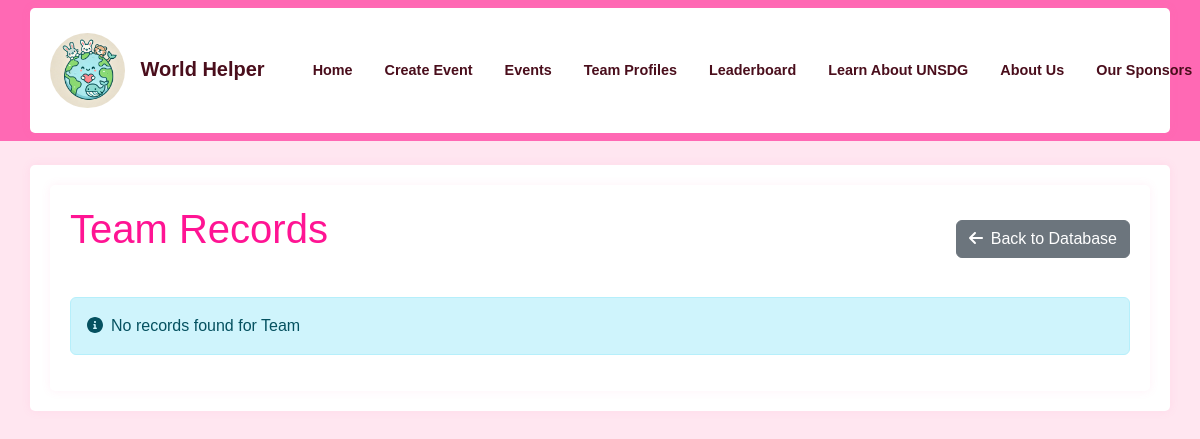
The page /database/Team on the database as committed earlier.
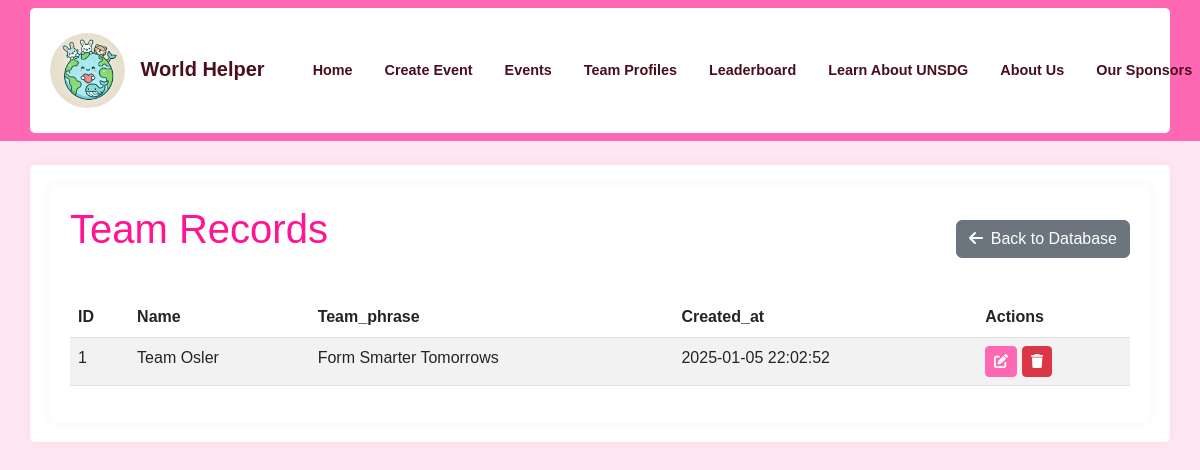
The same page on the database as committed later.
### app/models.py (models this page shows)
class Team(db.Model):
    id = db.Column(db.Integer, primary_key=True)
    team_phrase = db.Column(db.String(100), nullable=False)
    name = db.Column(db.String(64), nullable=False)
    members = db.relationship('TeamMember', backref='team', lazy='dynamic',
                            cascade='all, delete-orphan')
    events = db.relationship('Event', backref='team', lazy='dynamic',
                           cascade='all, delete-orphan')
    bingo_card = db.relationship('BingoCard', backref='team', uselist=False,
                                cascade='all, delete-orphan')
    created_at = db.Column(db.DateTime, default=datetime.utcnow)
    def to_dict(self):
        return {
            'id': self.id,
            'name': self.name,
            'team_phrase': self.team_phrase,
            'created_at': self.created_at.strftime('%Y-%m-%d %H:%M:%S') if self.created_at else None
        }

### app/admin/routes.py (the view)
@bp.route('/database/<model_name>')
def view_model(model_name):
    models = {
        'Team': Team,
        'Event': Event,
        'TeamMember': TeamMember,
        'BingoCard': BingoCard,
        'Notification': Notification,
        'EventVerification': EventVerification
    }
    if model_name not in models:
        flash(('Invalid model name', request.path), 'error')
        return redirect(url_for('admin.manage_database'))
    model = models[model_name]
    records = model.query.all()
    records = [record.to_dict() for record in records]  # Convert to dictionaries
    return render_template('admin/view_model.html', model_name=model_name, records=records)

### app/__init__.py (called while the page is built)
def create_app(config_class=Config):
    app = Flask(__name__)
    app.config.from_object(config_class)
    db.init_app(app)
    migrate.init_app(app, db)
    @app.template_filter('datetime')
    def format_datetime(value):
        if value is None:
            return ''
        if isinstance(value, str):
            try:
                value = datetime.strptime(value, '%Y-%m-%d %H:%M:%S')
            except ValueError:
                return value
        return value.strftime('%Y-%m-%d %H:%M:%S')
    app.jinja_env.filters['datetime'] = format_datetime
    from app.main import bp as main_bp
    app.register_blueprint(main_bp)
    from app.auth import bp as auth_bp
    app.register_blueprint(auth_bp)
    from app.admin import bp as admin_bp
    app.register_blueprint(admin_bp)
    return app

### app/templates/admin/view_model.html (shortened to what this page needs)
{% extends "base.html" %}
{% block content %}
<div class="container">
    <div class="d-flex justify-content-between align-items-center mb-4">
        <h1>{{ model_name }} Records</h1>
        <a href="{{ url_for('admin.manage_database') }}" class="btn btn-secondary">
            <i class="fas fa-arrow-left me-2"></i>Back to Database
        </a>
    </div>
    {% if records %}
    <div class="table-responsive">
        <table class="table table-striped table-hover">
            <thead>
                <tr>
                    <th>ID</th>
                    {% for key in records[0].keys() %}
                    {% if key != 'id' %}
                    <th>{{ key|title }}</th>
                    {% endif %}
                    {% endfor %}
                    <th>Actions</th>
                </tr>
            </thead>
            <tbody>
                {% for record in records %}
                <tr>
                    <td>{{ record.id }}</td>
                    {% for key, value in record.items() %}
                    {% if key != 'id' %}
                    <td>
                        {% if key.endswith('_at') and value %}
                            {{ value|datetime }}
                        {% else %}
                            {{ value }}
                        {% endif %}
                    </td>
                    {% endif %}
                    {% endfor %}
                    <td>
                        <button class="btn btn-primary btn-sm" onclick="openEditModal('{{ model_name }}', {{ record.id }})">
                            <i class="fas fa-edit"></i>
                        </button>
                        <form method="POST"
                              action="{{ url_for('admin.delete_record', model_name=model_name, id=record.id) }}"
                              class="d-inline"
                              onsubmit="return confirm('Are you sure you want to delete this record?')">
                            <button type="submit" class="btn btn-danger btn-sm">
                                <i class="fas fa-trash"></i>
                            </button>
                        </form>
                    </td>
                </tr>
                {% endfor %}
            </tbody>
        </table>
    </div>
    {% else %}
    <div class="alert alert-info">
        <i class="fas fa-info-circle me-2"></i>No records found for {{ model_name }}
    </div>
    {% endif %}
</div>
{% endblock %}

Rows that differ between the two databases and show on the page:
added Team: id "1", name "Team Osler", team_phrase "Form Smarter Tomorrows", record "2025-01-05 22:02:52"
Other text that changed with them:
{{ model_name }}: "Team" → (not shown)
text no longer shown: "No records found for"
text now shown: "ID Actions"
new list line: "Name"
new list line: "Team_phrase"
new list line: "Created_at"
